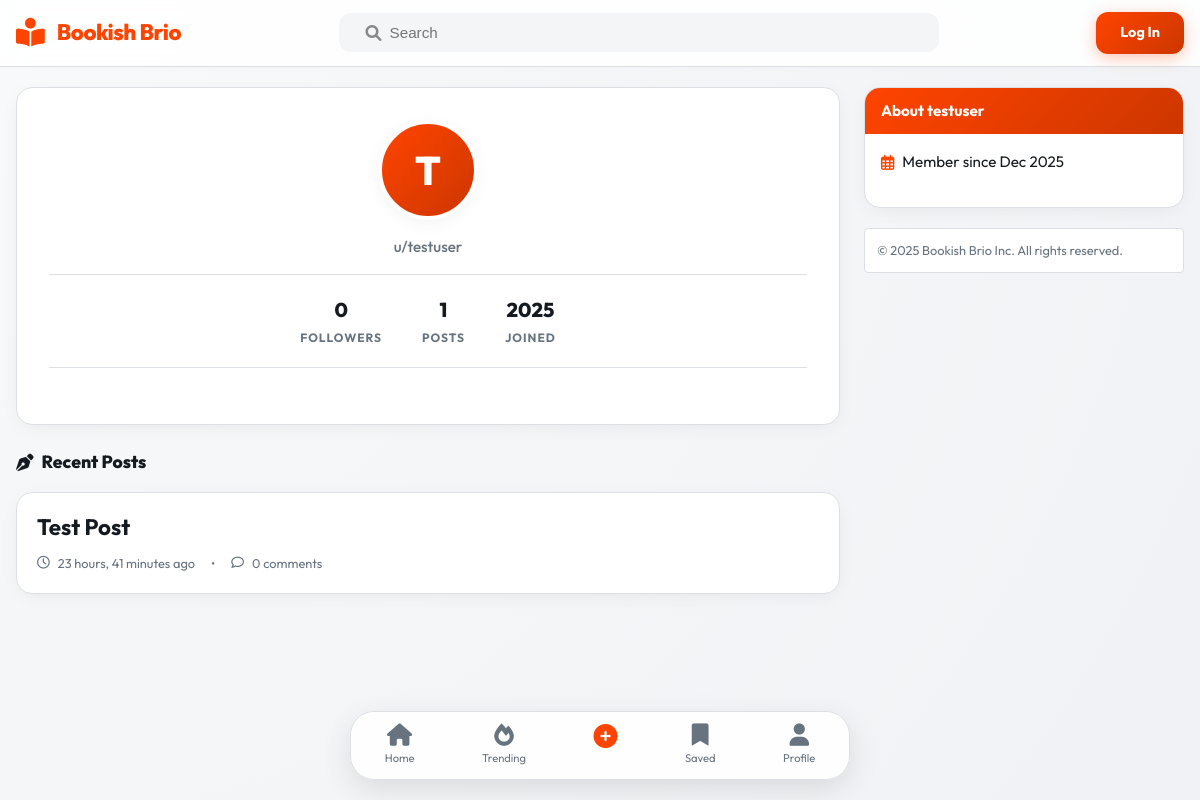
Screenshot of /profile/testuser/ with the database file from the repository.
### home/models.py (models this page shows, shortened)
class Post(models.Model):
    title = models.CharField(max_length=200)
    content = models.TextField()
    image = models.ImageField(
        upload_to='posts/',
        blank=True,
        null=True,
        help_text="Optional cover image for the post"
    )
    author = models.ForeignKey(
        User,
        on_delete=models.CASCADE,
        related_name='posts'
    )
    likes = models.ManyToManyField(
        User,
        related_name='liked_posts',
        blank=True,
        help_text="Users who liked this post"
    )
    tags = models.ManyToManyField('Tag', blank=True, related_name='posts', help_text="Tags for this post")
    created_at = models.DateTimeField(auto_now_add=True)

### home/views.py (the view)
# urls.py: path('profile/<str:username>/', views.public_profile, name='public_profile'),
def public_profile(request, username):
    profile_user = get_object_or_404(User, username=username)
    user_posts = Post.objects.filter(author=profile_user).order_by('-created_at')
    is_following = False
    if request.user.is_authenticated:
        is_following = Follow.objects.filter(follower=request.user, following=profile_user).exists()
    return render(request, 'home/profile.html', {
        'profile_user': profile_user,
        'user_posts': user_posts,
        'is_following': is_following,
    })

### home/templates/home/profile.html (shortened to what this page needs)
{% extends "home/base.html" %}
{% block content %}
<div class="profile-container">
    <div class="profile-card">
        <div class="profile-avatar">
            {% if profile_user.profile.avatar %}
            <img src="{{ profile_user.profile.avatar.url }}" alt="Avatar">
            {% else %}
            {{ profile_user.username|first|upper }}
            {% endif %}
        </div>
        <p class="profile-username">u/{{ profile_user.username }}</p>
        <div class="profile-stats">
            <div class="stat-item">
                <div class="stat-val" id="followers-count">{{ profile_user.followers.count }}</div>
                <div class="stat-lab">Followers</div>
            </div>
            <div class="stat-item">
                <div class="stat-val">{{ user_posts.count }}</div>
                <div class="stat-lab">Posts</div>
            </div>
            <div class="stat-item">
                <div class="stat-val">{{ profile_user.date_joined|date:"Y" }}</div>
                <div class="stat-lab">Joined</div>
            </div>
        </div>
    </div>
    <h3 class="section-title"><i class="fas fa-pen-nib"></i> Recent Posts</h3>
    <div class="posts-feed">
        {% for post in user_posts %}
        <article class="post-card" onclick="window.location.href='{% url 'post_detail' post.pk %}'">
            <div class="post-main">
                <h2 class="post-title">{{ post.title }}</h2>
                <div class="post-meta" style="margin-bottom: 0;">
                    <i class="far fa-clock"></i>
                    <span>{{ post.created_at|timesince }} ago</span>
                    <span style="margin: 0 8px;">•</span>
                    <i class="far fa-comment"></i>
                    <span>{{ post.comments.count }} comments</span>
                </div>
            </div>
        </article>
        {% empty %}
        <div
            style="text-align: center; padding: 60px; background: white; border-radius: 16px; border: 1px solid var(--border);">
            <i class="fas fa-ghost fa-3x" style="margin-bottom: 16px; opacity: 0.1;"></i>
            <p style="color: var(--text-meta); font-weight: 500;">No posts shared yet.</p>
        </div>
        {% endfor %}
    </div>
</div>
{% endblock %}
{% block sidebar %}
<div class="sidebar-widget">
    <div class="widget-title">About {{ profile_user.username }}</div>
    <div style="padding: 16px;">
        <div style="font-size: 0.95rem; line-height: 1.6;">
            <p style="margin-bottom: 12px; display: flex; align-items: center; gap: 8px;">
                <i class="far fa-calendar-alt" style="color: var(--primary);"></i>
                <span>Member since {{ profile_user.date_joined|date:"M Y" }}</span>
            </p>
        </div>
    </div>
</div>
{{ block.super }}
{% endblock %}

### home/static/home/css/main.css (style rules this page uses)
:root { --primary: hsl(16, 100%, 50%); --primary-dark: hsl(16, 100%, 40%); --primary-light: hsl(16, 100%, 65%); --accent: hsl(210, 100%, 50%); --bg-body: hsl(215, 20%, 95%); --bg-card: hsl(0, 0%, 100%); --bg-glass: hsla(0, 0%, 100%, 0.85); --text-main: hsl(210, 20%, 10%); --text-meta: hsl(210, 10%, 45%); --border: hsl(210, 15%, 88%); --border-hover: hsl(210, 15%, 80%); --shadow-soft: 0 4px 20px -5px rgba(0, 0, 0, 0.08); --shadow-premium: 0 10px 30px -10px rgba(0, 0, 0, 0.12); --transition: all 0.3s cubic-bezier(0.4, 0, 0.2, 1); --container-max: 800px; }
* { margin: 0; padding: 0; box-sizing: border-box; -webkit-font-smoothing: antialiased; }
body { font-family: 'Outfit', 'Inter', -apple-system, sans-serif; background: radial-gradient(circle at top left, hsl(215, 30%, 98%), var(--bg-body)); color: var(--text-main); line-height: 1.5; padding-bottom: 80px; min-height: 100vh; }
.post-card { background: var(--bg-card); border: 1px solid var(--border); border-radius: 16px; overflow: hidden; margin-bottom: 20px; transition: var(--transition); position: relative; box-shadow: var(--shadow-soft); }
.post-main { padding: 20px; }
.post-meta { font-size: 0.8rem; color: var(--text-meta); margin-bottom: 12px; display: flex; align-items: center; gap: 8px; }
.post-title { font-size: 1.4rem; font-weight: 700; margin-bottom: 12px; line-height: 1.3; color: var(--text-main); text-decoration: none; display: block; }
.post-card { animation: fadeIn 0.4s ease-out forwards; }
.sidebar-widget { background: var(--bg-card); border: 1px solid var(--border); border-radius: 16px; margin-bottom: 20px; overflow: hidden; box-shadow: var(--shadow-soft); }
.widget-title { background: linear-gradient(135deg, var(--primary), var(--primary-dark)); color: white; padding: 12px 16px; font-weight: 700; font-size: 0.95rem; }

### home/templates/home/profile.html (style rules this page uses)
.profile-card { background: var(--bg-card); border: 1px solid var(--border); border-radius: 16px; padding: 32px; text-align: center; margin-bottom: 24px; box-shadow: var(--shadow-soft); }
.profile-avatar { width: 100px; height: 100px; border-radius: 50%; background: linear-gradient(135deg, var(--primary), var(--primary-dark)); color: white; margin: 0 auto 16px; display: flex; align-items: center; justify-content: center; font-size: 2.5rem; font-weight: 800; overflow: hidden; border: 4px solid white; box-shadow: var(--shadow-soft); }
.profile-username { color: var(--text-meta); font-size: 0.95rem; margin-bottom: 16px; font-weight: 500; }
.profile-stats { display: flex; justify-content: center; gap: 40px; border-top: 1px solid var(--border); border-bottom: 1px solid var(--border); padding: 20px 0; margin-bottom: 24px; }
.stat-item { display: flex; flex-direction: column; align-items: center; }
.stat-val { font-family: 'Outfit', sans-serif; font-weight: 800; font-size: 1.25rem; color: var(--text-main); }
.stat-lab { font-size: 0.75rem; color: var(--text-meta); text-transform: uppercase; letter-spacing: 1px; font-weight: 700; margin-top: 4px; }
.section-title { font-family: 'Outfit', sans-serif; font-size: 1.1rem; font-weight: 800; margin-bottom: 16px; color: var(--text-main); display: flex; align-items: center; gap: 8px; }

### rows the page displays
Post: title "Test Post", created_at "23 hours, 41 minutes", comments.count "0"

### other values shown
{{ profile_user.username|first|upper }} "T"
{{ profile_user.username }} "testuser"
{{ profile_user.followers.count }} "0"
{{ user_posts.count }} "1"
{{ profile_user.date_joined|date:"Y" }} "2025"
{{ profile_user.date_joined|date:"M Y" }} "Dec 2025"
